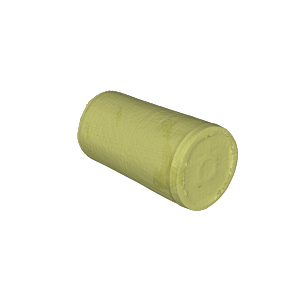
#> input picture viz/real_world/cup_mesh_single.png, 300 x 300 px
$ python viz_realworld_pipeline.py
#> lines starting #> are read from the running program, lines starting #| are printed output that depends on the picture
"""Compose real-world CAD reconstruction pipeline figure.

Layout per row:  Input image → InstantMesh (mesh) → 4-view images → CAD output

Each row needs:
  --input   : real-world photo (any image)
  --mesh    : single-view render of InstantMesh mesh (.png)
  --fourview: 4-view composite render (.png, training format 268×268)
  --cad     : single-view render of cadrille CAD output (.png)

Multiple rows can be specified by repeating the group (see examples).

Usage:
    # Single row (water cup):
    python tools/viz_realworld_pipeline.py \\
        --rows "data/obj/水杯/杯子.jpg,viz/real_world/cup_mesh_single.png,data/obj/水杯/cup_render.png,viz/real_world/cup_cad_single.png" \\
        --out viz/fig_realworld.png

    # Two rows:
    python tools/viz_realworld_pipeline.py \\
        --rows \\
            "data/obj/水杯/杯子.jpg,viz/real_world/cup_mesh_single.png,data/obj/水杯/cup_render.png,viz/real_world/cup_cad_single.png" \\
            "data/obj/茶壶.jpg,viz/real_world/mesh_single.png,viz/real_world/mesh_correct_4view.png,viz/real_world/cad_single.png" \\
        --out viz/fig_realworld.png

    # Also supports --obj to generate mesh renders on the fly:
    python tools/viz_realworld_pipeline.py \\
        --obj data/obj/水杯/cup.stl \\
        --input-img data/obj/水杯/杯子.jpg \\
        --out viz/fig_realworld.png
"""
import argparse
import os
import sys

import numpy as np
import matplotlib
matplotlib.use('Agg')
import matplotlib.pyplot as plt
from PIL import Image

sys.path.insert(0, os.path.dirname(os.path.dirname(os.path.abspath(__file__))))

GOLD = np.array([255, 255, 136]) / 255.0


# ---------------------------------------------------------------------------
# Rendering helpers
# ---------------------------------------------------------------------------

# [85 lines left out: functions render_single_view, render_4view_training_format, not called in this run]


# ---------------------------------------------------------------------------
# Image loading helpers
# ---------------------------------------------------------------------------

def load_square(path: str, size: int) -> Image.Image:
    img = Image.open(path).convert('RGB')
    w, h = img.size
    m = min(w, h)
    img = img.crop(((w - m) // 2, (h - m) // 2, (w + m) // 2, (h + m) // 2))
    return img.resize((size, size), Image.LANCZOS)


# [5 lines left out: function load_4view_display, not called in this run]


# ---------------------------------------------------------------------------
# Figure composition
# ---------------------------------------------------------------------------

def compose(rows_data: list, out_path: str, cell: int = 300,
            pad: int = 24, arrow_w: int = 50):
    """
    rows_data: list of dicts with keys: input, mesh, fourview, cad
    """
#> called with out_path = 'viz/fig_realworld.png', cell = 300, pad = 24, arrow_w = 50
    n_rows  = len(rows_data)
    n_cols  = 4
    hdr_h   = 72

    W = n_cols * cell + (n_cols - 1) * arrow_w + 2 * pad
    H = hdr_h + n_rows * cell + (n_rows - 1) * pad + 2 * pad

    fig, ax = plt.subplots(figsize=(W / 100, H / 100))
    ax.set_xlim(0, W); ax.set_ylim(0, H)
    ax.axis('off')
    fig.patch.set_facecolor('white')
    ax.set_facecolor('white')

    # Column x-centers
    col_x = []
    x = pad
    for c in range(n_cols):
        col_x.append(x + cell / 2)
        x += cell + (arrow_w if c < n_cols - 1 else 0)

    # Headers
    headers = ['Input\nimage', 'InstantMesh\n(mesh)', '4-view\nimages', 'CAD\noutput']
    hdr_y = H - pad - hdr_h / 2
    for c, hdr in enumerate(headers):
        ax.text(col_x[c], hdr_y, hdr, ha='center', va='center',
                fontsize=15, fontweight='bold',
                fontfamily='DejaVu Sans', color='#111111')

    loaders = [load_square, load_square, load_4view_display, load_square]
    keys    = ['input', 'mesh', 'fourview', 'cad']

    for r, row in enumerate(rows_data):
        y_top = H - pad - hdr_h - r * (cell + pad)
        y_bot = y_top - cell
        cy    = (y_top + y_bot) / 2

        for c, (key, loader) in enumerate(zip(keys, loaders)):
            path = row.get(key, '')
            x0 = col_x[c] - cell / 2
            if path and os.path.exists(path):
                img = loader(path, cell)
                ax.imshow(np.array(img),
                          extent=[x0, x0 + cell, y_bot, y_top],
                          aspect='auto', origin='upper')
                ax.add_patch(plt.Rectangle((x0, y_bot), cell, cell,
                             fill=False, edgecolor='#CCCCCC', lw=0.8))
            else:
                ax.add_patch(plt.Rectangle((x0, y_bot), cell, cell,
                             facecolor='#EEEEEE', edgecolor='#CCCCCC'))
                ax.text(col_x[c], cy, 'missing', ha='center', va='center',
                        fontsize=9, color='red')

        # Arrows
        for c in range(n_cols - 1):
            x0a = col_x[c] + cell / 2 + 5
            x1a = col_x[c + 1] - cell / 2 - 5
            ax.annotate('', xy=(x1a, cy), xytext=(x0a, cy),
                        arrowprops=dict(arrowstyle='->', color='#555555',
                                        lw=2.0, mutation_scale=20))
#> this loop made 1 pass
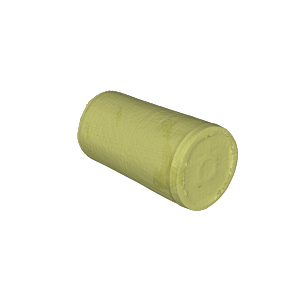
#> input picture viz/real_world/cup_mesh_single.png, 300 x 300 px
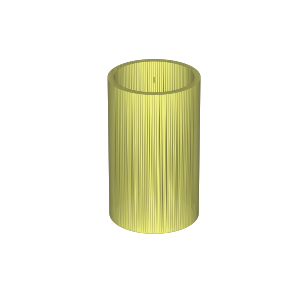
#> input picture viz/real_world/cup_cad_single.png, 300 x 300 px

    fig.savefig(out_path, dpi=150, bbox_inches='tight',
                facecolor='white', edgecolor='none')
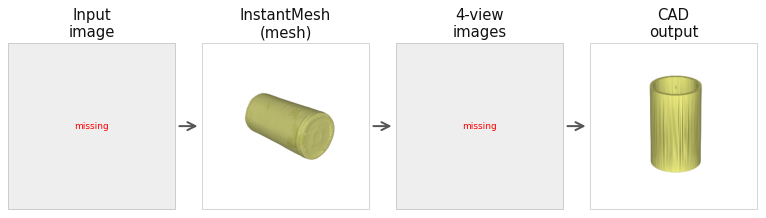
#> figure drawn by matplotlib, 1 panel
    plt.close(fig)
    print(f'Saved: {out_path}')


# ---------------------------------------------------------------------------
# Main
# ---------------------------------------------------------------------------

def main():
    parser = argparse.ArgumentParser(description=__doc__,
                                     formatter_class=argparse.RawDescriptionHelpFormatter)
    parser.add_argument('--rows', nargs='+',
                        help='Each row as "input,mesh,fourview,cad" comma-separated paths')
    parser.add_argument('--obj',       help='STL/OBJ path to auto-render (single row mode)')
    parser.add_argument('--input-img', help='Real-world photo for --obj mode')
    parser.add_argument('--cad-stl',   help='CAD output STL for --obj mode')
    parser.add_argument('--out', default='viz/fig_realworld.png')
    parser.add_argument('--cell', type=int, default=300)
    args = parser.parse_args()

    base    = os.path.dirname(os.path.dirname(os.path.abspath(__file__)))
    out     = os.path.join(base, args.out)
    tmpdir  = os.path.join(base, 'viz', 'real_world')
    os.makedirs(tmpdir, exist_ok=True)

    rows_data = []

    if args.obj:
        # Auto-render mode
        stl = args.obj if args.obj.endswith('.stl') else args.obj
        mesh_png  = os.path.join(tmpdir, 'auto_mesh_single.png')
        four_png  = os.path.join(tmpdir, 'auto_4view.png')
        render_single_view(stl, mesh_png, args.cell)
        render_4view_training_format(stl, four_png)
        cad_png = ''
        if args.cad_stl and os.path.exists(args.cad_stl):
            cad_png = os.path.join(tmpdir, 'auto_cad_single.png')
            render_single_view(args.cad_stl, cad_png, args.cell)
        rows_data.append({
            'input':    args.input_img or '',
            'mesh':     mesh_png,
            'fourview': four_png,
            'cad':      cad_png,
        })

    elif args.rows:
        for row_str in args.rows:
            parts = [p.strip() for p in row_str.split(',')]
            while len(parts) < 4:
                parts.append('')
            rows_data.append({
                'input':    os.path.join(base, parts[0]) if parts[0] else '',
                'mesh':     os.path.join(base, parts[1]) if parts[1] else '',
                'fourview': os.path.join(base, parts[2]) if parts[2] else '',
                'cad':      os.path.join(base, parts[3]) if parts[3] else '',
            })

    else:
        # Default: water cup example
        rows_data = [{
            'input':    os.path.join(base, 'data/obj/水杯/杯子.jpg'),
            'mesh':     os.path.join(base, 'viz/real_world/cup_mesh_single.png'),
            'fourview': os.path.join(base, 'data/obj/水杯/cup_render.png'),
            'cad':      os.path.join(base, 'viz/real_world/cup_cad_single.png'),
        }]

    compose(rows_data, out, cell=args.cell)


if __name__ == '__main__':
    main()
